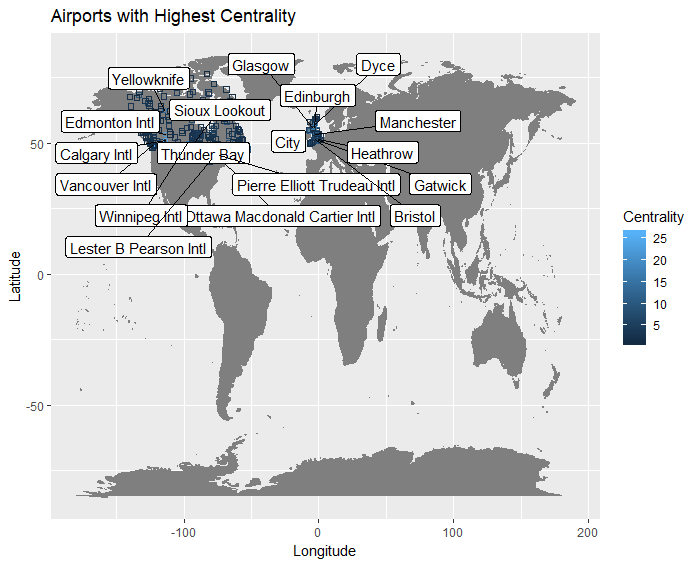

Reproduce this figure in R.
library(tidyverse)
library(ggrepel)

calc <- read_csv('C:\\Users\\Brian\\Desktop\\GradClasses\\Summer18\\620\\620project1\\calculations.csv')

airports.sub <- read_delim('C:\\Users\\Brian\\Desktop\\GradClasses\\Summer18\\620\\620project1\\openflights_airports.txt', delim=' ')


locations <- inner_join(calc, airports.sub, by=c('ID' = 'Airport ID')) %>%
  select(ID, Airport, Country.x, Centrality, Latitude, Longitude) %>%
  rename(Country = Country.x)

plotting.data <- locations %>%
  filter(Centrality > 10)

ggplot(locations) + 
  borders('world', regions = c('Canada', 'UK'), color='gray50', fill='gray50') + 
  geom_point(aes(x=Longitude, y=Latitude, color=Centrality), 
             shape=ifelse(locations$Centrality > 10, 1, 0)
  ) +
  geom_label_repel(data=plotting.data, aes(x=Longitude, y=Latitude, label=Airport)) +
  labs(x='Longitude', 
       y='Latitude',
       color='Centrality',
       title='Airports with Highest Centrality'
  )
